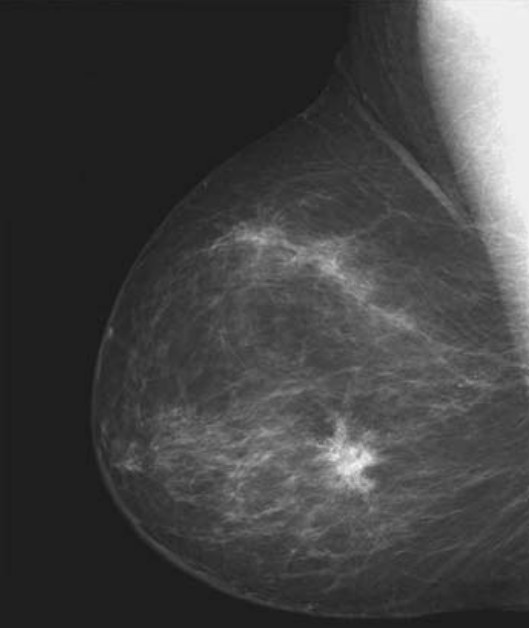
#> input picture imagens/mammography.jpg, 529 x 628 px, found by its file name
$ jupyter execute --allow-errors '[pdsi]_aula4_20_08_2026.ipynb'   (shell and % lines are left out)   (older library calls are emulated)
#> lines starting #> are read from the running program, lines starting #| are printed output that depends on the picture
# Realce no Domínio do Espaço e Filtros Espaciais

[cell 1]
# Download do OpenCV

[cell 2]
# Importação das bibliotecas
import os
import cv2
import numpy as np
import matplotlib.pyplot as plt
from google.colab.patches import cv2_imshow

[cell 3]
# Download do repositório
if os.path.isdir("pdsi"):
  print("Diretório já existe!")
else:
  !git clone https://github.com/NaldoHoracio/pdsi

# Transformações Básicas em Nível de Cinza

## Negativo de uma imagem

[cell 4]
def negative(x):
    L=256
    return ((L - 1) - x)

[cell 5]
path0 = 'pdsi/imagens/mammography.jpg'

img0 = cv2.imread(path0, cv2.IMREAD_GRAYSCALE)
#> img0 is the input picture: shape (628, 529); min 20, max 245, mean 66.5
img0.shape
#> Out = (628, 529)

[cell 6]
img0_negative = negative(img0)
#> in negative, `return ((L - 1) - x)`:
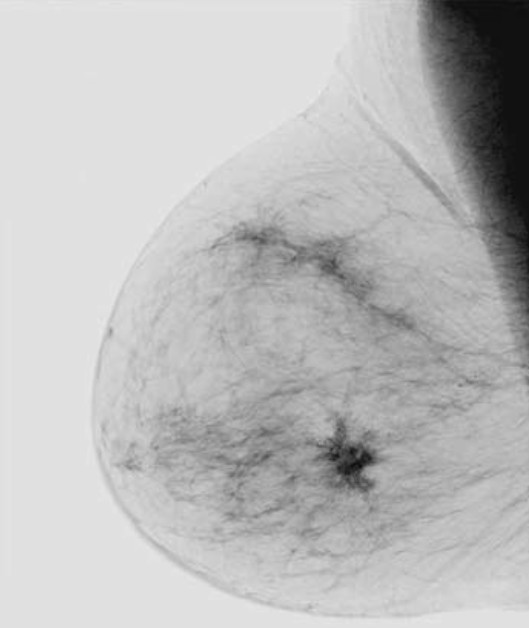
#> returned value: shape (628, 529); min 10, max 235, mean 188.5
img0_negative_cv = cv2.bitwise_not(img0)

plt.figure(figsize=(10,5))

plt.subplot(231);plt.title('Imagem Original', fontsize=10);plt.imshow(img0, cmap='gray')
plt.subplot(232);plt.title('Função Negativa', fontsize=10);plt.imshow(img0_negative, cmap='gray')
plt.subplot(233);plt.title('Função Negativa com OpenCV', fontsize=10);plt.imshow(img0_negative_cv, cmap='gray')

## Log de uma imagem

A fórmula para aplicar a transformação de log em uma imagem é,

s = c * log (1 + r)

onde,

r = input pixel value,
c = scaling constant and
s = output pixel value

O valor de 'c' é escolhido de forma que obtenhamos o valor máximo de saída correspondente ao tamanho de bit usado. Assim, a fórmula para calcular 'c' é a seguinte:

c = 255 / (log (1 + max_input_pixel_value)

[cell 7]
# Read an image
img1 = cv2.imread('pdsi/imagens/grayView.jpg')
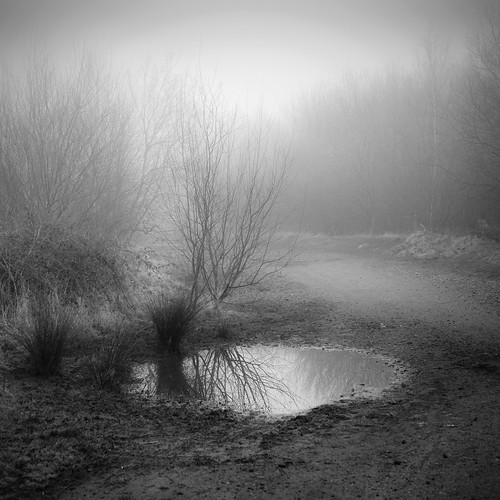
#> input picture imagens/grayView.jpg, 500 x 500 px, found by its file name
#> img1 is the input picture: shape (500, 500, 3); min 0, max 252, mean 123.9
img1.shape
#> Out = (500, 500, 3)

[cell 8]
# Apply log transformation method
c = 255 / np.log(1 + np.max(img1))
#> c = 46.08
log_image = c * (np.log(img1 + 1))
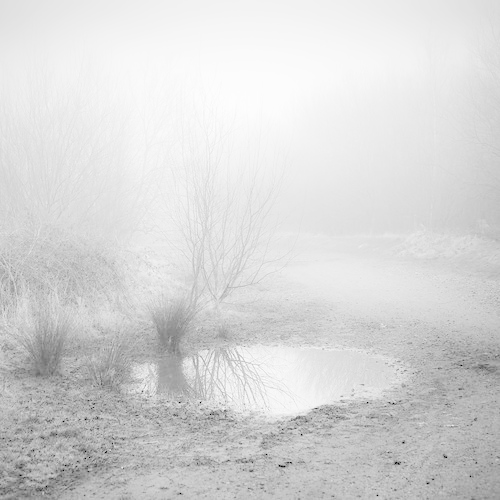
#> log_image: shape (500, 500, 3) float16; min 0, max 255.1, mean 215.5; drawn with min black and max white

# Specify the data type so that
# float value will be converted to int
log_image = np.array(log_image, dtype = np.uint8)

# Display both images
plt.figure(figsize=(10, 5))
plt.subplot(2, 2, 1)
plt.title('Original')
plt.imshow(img1)


plt.subplot(2, 2, 2)
plt.title('log_image')
plt.imshow(log_image)

plt.show()

## Gamma

[cell 9]
def gamma(x, gamma):
    lookUpTable = np.empty((1,256), np.uint8)
    for i in range(256):
        lookUpTable[0,i] = np.clip(pow(i / 255.0, gamma) * 255.0, 0, 255)
    y = cv2.LUT(x, lookUpTable)
    return y

[cell 10]
path2 = 'pdsi/imagens/white-black-gradient.jpg'
img2 = cv2.imread(path2)
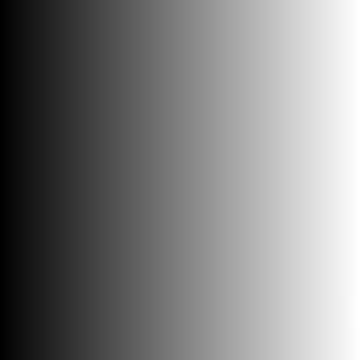
#> input picture imagens/white-black-gradient.jpg, 360 x 360 px, found by its file name
#> img2 is the input picture: shape (360, 360, 3); min 0, max 255, mean 127.5
img2.shape
#> Out = (360, 360, 3)

[cell 11]
# Escolha do parâmetro gama
gamma_param = 5.0
gamma_result = gamma(img2, gamma_param)

plt.figure(figsize=(10,5))
plt.subplot(231);plt.title('Imagem Original');plt.imshow(img2)
plt.subplot(232);plt.title('Correção Gamma');plt.imshow(gamma_result)

[cell 12]
path3 = './pdsi/imagens/mri.jpg'
img3 = cv2.imread(path3)
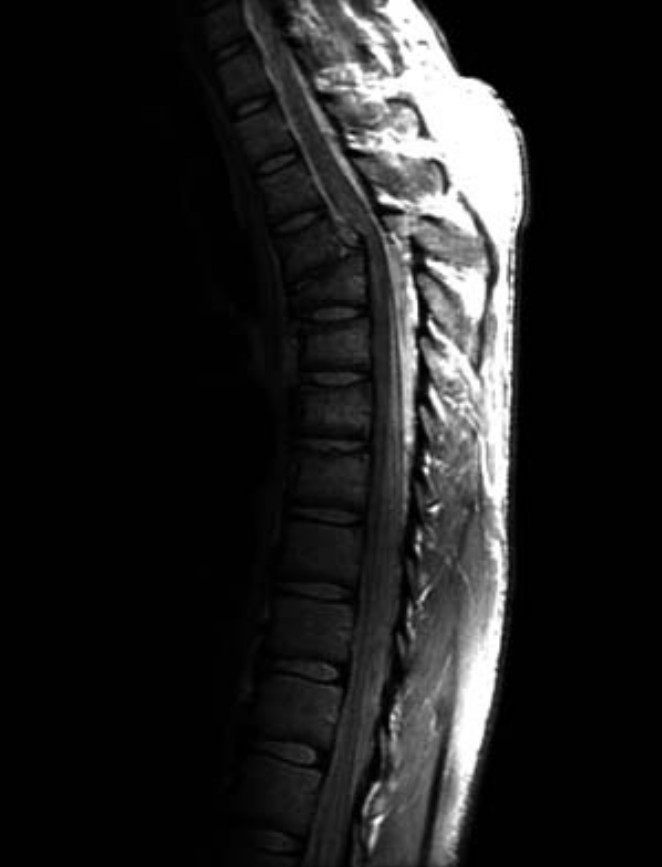
#> input picture imagens/mri.jpg, 662 x 867 px, found by its file name
#> img3 is the input picture: shape (867, 662, 3); min 0, max 255, mean 32.5
img3.shape
#> Out = (867, 662, 3)

[cell 13]
gamma_param = 0.6
MRI_img = cv2.imread(path3)
MRI_result = gamma(img3, gamma_param)
gamma_param = 0.3
MRI_result2 = gamma(img3, gamma_param)

plt.figure(figsize=(10, 7.5))
plt.subplot(231);plt.title('MRI Original');plt.imshow(img3)
plt.subplot(232);plt.title('MRI Gamma Corretion 1');plt.imshow(MRI_result)
plt.subplot(233);plt.title('MRI Gamma Corretion 2');plt.imshow(MRI_result2)

[cell 14]
path4 = './pdsi/imagens/city.jpg'
gamma_param = 3.0
img4 = cv2.imread(path4)
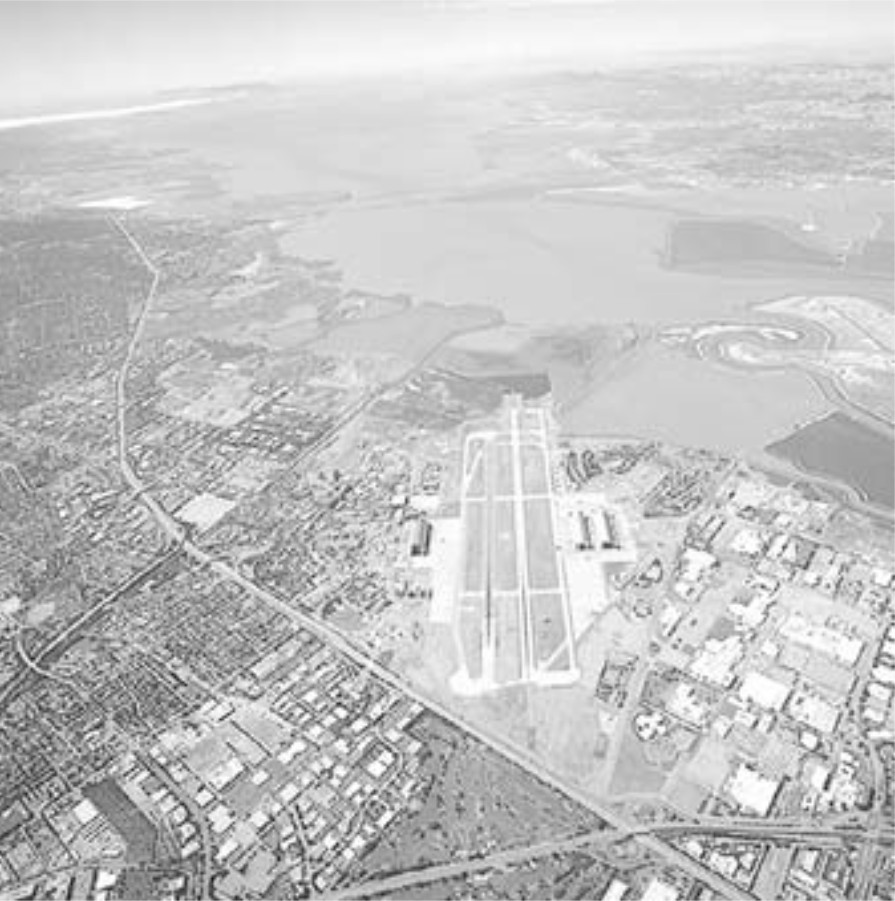
#> input picture imagens/city.jpg, 895 x 901 px, found by its file name
#> img4 is the input picture: shape (901, 895, 3); min 14, max 255, mean 196.7
city_result = gamma(img4, gamma_param)
#> call 4 of gamma, with gamma = 3
#> in gamma (call 4), `y = cv2.LUT(x, lookUpTable)`:
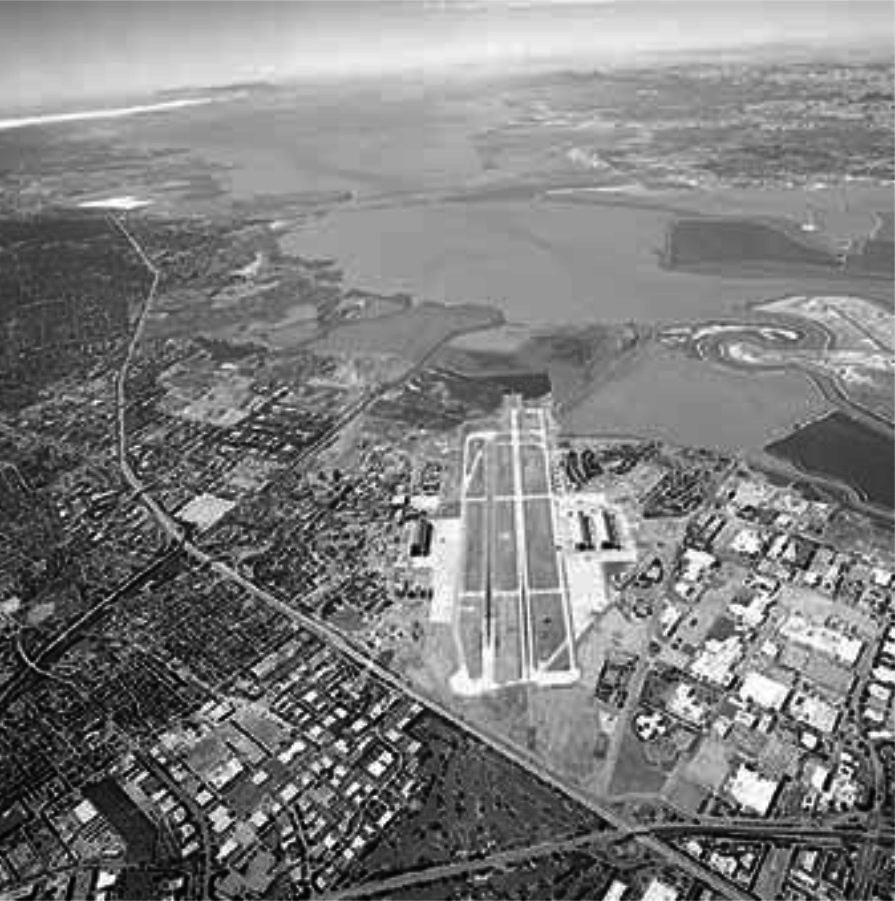
#> y: shape (901, 895, 3); min 0, max 255, mean 125.9
gamma_param = 5.0
city_result2 = gamma(img4, gamma_param)
#> in gamma (call 5), `y = cv2.LUT(x, lookUpTable)`:
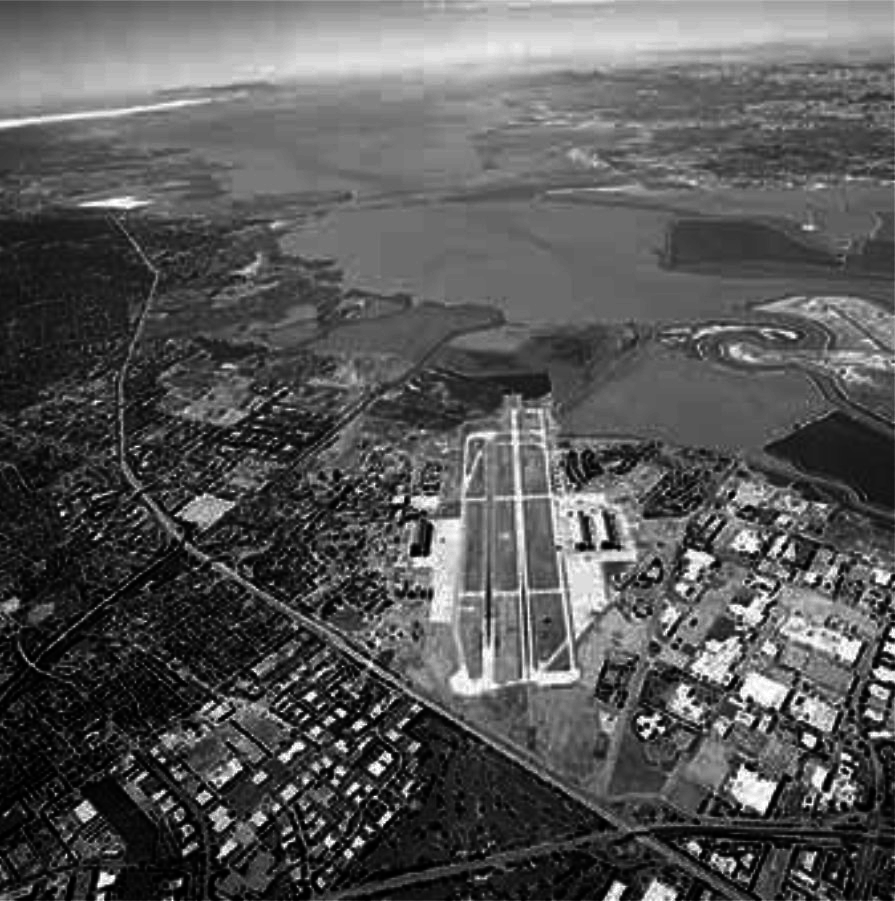
#> y: shape (901, 895, 3); min 0, max 255, mean 86.8

plt.figure(figsize=(10, 7.5))
plt.subplot(231);plt.title('City Original');plt.imshow(img4)
plt.subplot(232);plt.title('City Gamma Corretion 1');plt.imshow(city_result)
plt.subplot(233);plt.title('City Gamma Corretion 2');plt.imshow(city_result2)

## Histograma

[cell 15]
p1_path = './pdsi/imagens/pollen1.jpg'
p2_path = './pdsi/imagens/pollen2.jpg'
p3_path = './pdsi/imagens/pollen3.jpg'
p4_path = './pdsi/imagens/pollen4.jpg'

p1_img = cv2.imread(p1_path)
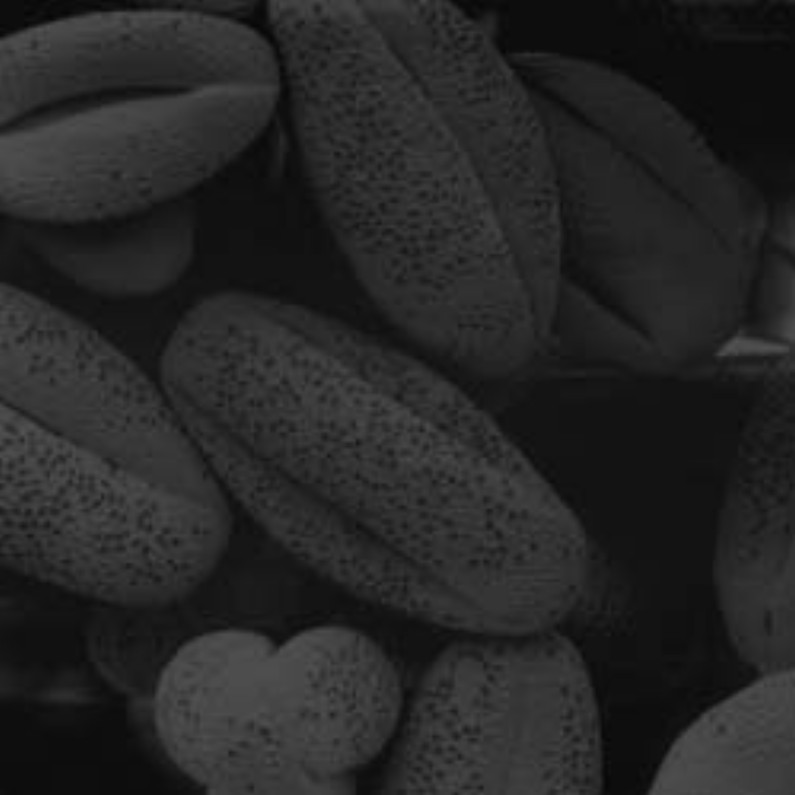
#> input picture imagens/pollen1.jpg, 795 x 795 px, found by its file name
#> p1_img is the input picture: shape (795, 795, 3); min 5, max 83, mean 38.3
p2_img = cv2.imread(p2_path)
p3_img = cv2.imread(p3_path)
p4_img = cv2.imread(p4_path)

#> (the rest of this cell did not finish here and is left out)

[cell 16]
# Compute histogram using cv
pollen1_hist = cv2.calcHist([p1_img],[0],None,[256],[0,256])
#> pollen1_hist = 256 values, max 40019 at index 19, min 0 at index 0, mean 2468.8

# Ploting with matplot
plt.figure(figsize=(15, 10))
plt.subplot(231);plt.title('Pollen1');plt.imshow(p1_img)
plt.subplot(232);plt.hist(np.ravel(p1_img),256,[0,256]); plt.show()
#> after `plt.subplot(232)`:
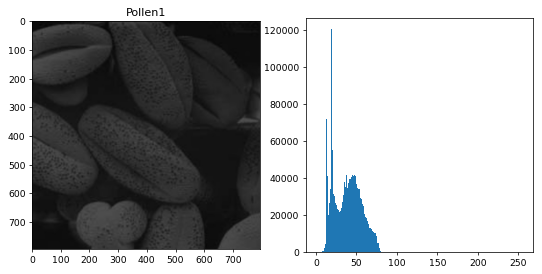
#> figure drawn by matplotlib, 2 panels; panel 2: tallest bar 120057 high, from x = 19 to 20

[cell 17]
# Compute histogram using cv
p2_hist = cv2.calcHist([p2_img],[0],None,[256],[0,256])
#> p2_hist = 256 values from 0 to 0

# Ploting with matplot
plt.figure(figsize=(15,10))
#> (the rest of this cell did not finish here and is left out)

[cell 18]
# Compute histogram using cv
p3_hist = cv2.calcHist([p3_img],[0],None,[256],[0,256])
#> p3_hist = 256 values from 0 to 0

# Ploting with matplot
plt.figure(figsize=(15,10))
#> (the rest of this cell did not finish here and is left out)

[cell 19]
# Compute histogram using cv
p4_hist = cv2.calcHist([p4_img],[0],None,[256],[0,256])
#> p4_hist = 256 values from 0 to 0

# Ploting with matplot
plt.figure(figsize=(15,10))
#> (the rest of this cell did not finish here and is left out)
